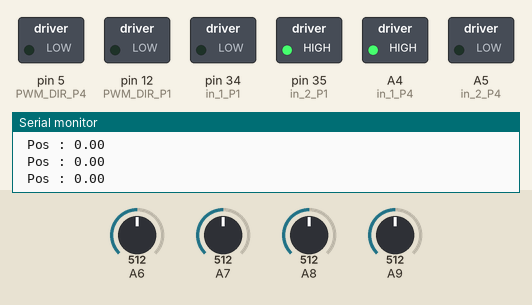
Bench run of a sketch on a simulated Arduino Mega 2560, built with avr-gcc and run on an emulated ATmega2560. On the bench: switched loads named in the sketch (green lamp = pin HIGH), the last lines printed to the serial monitor. The test bench sets the inputs (shaded band); at power-on: A8 = 512, A6 = 512, A9 = 512, A7 = 512.

Above: at 1.2 s.
1.3 s: A8 set to 580
At 3.6 s:
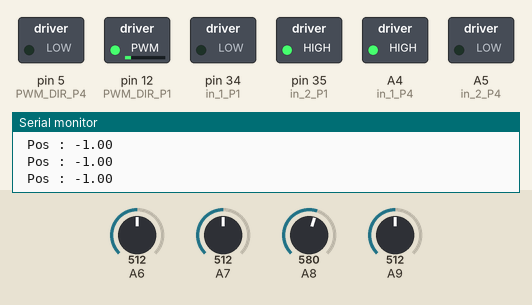
4.2 s: A6 set to 580
At 6.6 s:
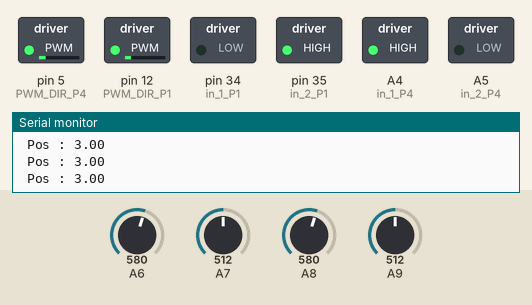
7.2 s: A9 set to 306
At 9.8 s:
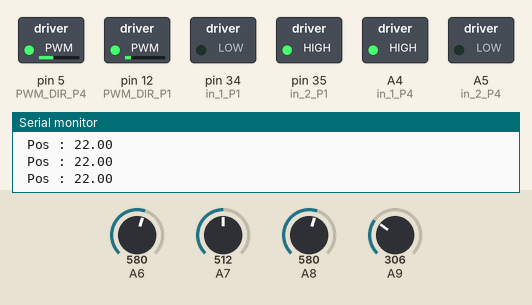
10.1 s: A9 set to 70
At 12.3 s:
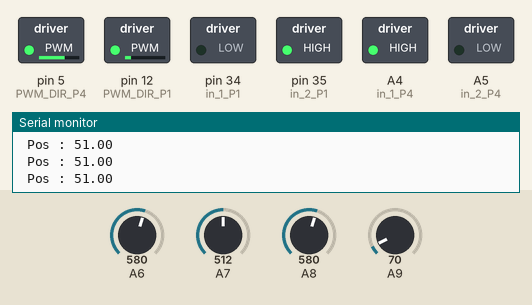
12.9 s: A8 set to 306
At 14.7 s:
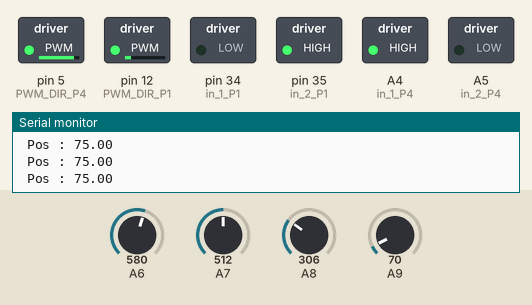
15.7 s: A7 set to 580
At 18.4 s:
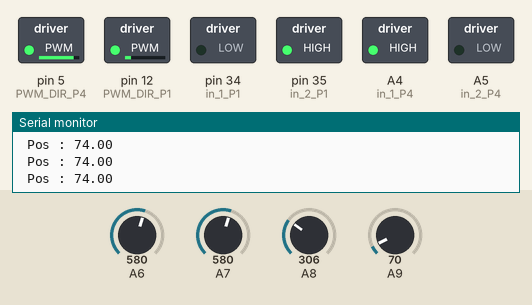
Timing chart, 0 to 19.7 s (numbered marks = the images above; inputs shaded):
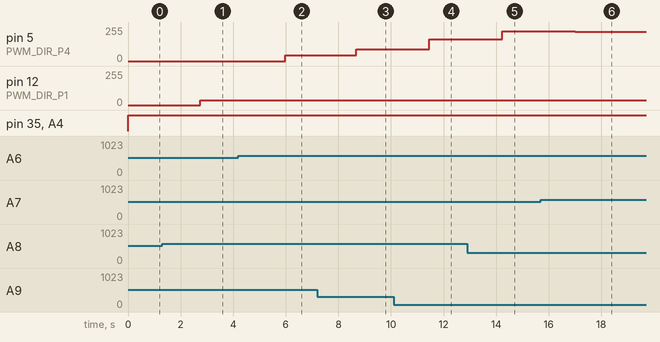

The sketch:

ILineTracing.ino
```cpp
//INCLUDE HEADER FILE FIRST
#include<MsTimer2.h>
//#include<math.h>
//#include "PinChangeInterrupt.h"

//encoder phase
#define EA_CHA_P1 31
#define EA_CHB_P1 18

#define EA_CHB_P4 2
#define EA_CHA_P4 A1

//Encoder
float en_P1_Pos = 0;  //Motor1 Port1
float en_P4_Pos = 0;  //Motor1 Port1

float current = 0;
float previous = 0;
long dt;
int rpm;

//PORT1
int PWM_DIR_P1 = 12;
int in_1_P1 = 34;
int in_2_P1 = 35;

//PORT4
int PWM_DIR_P4 = 5;
int in_1_P4 = A4;
int in_2_P4 = A5;


//ADC
long IR[4] = {0,};

int Max_IR = 0; // 최대값 for 노멀라이징
int Min_IR = 100; // 최소값 for 노멀라이징

long Nomal[4] = {0,};

int weight1 = 50; //가운데 weight
int weight2 = 150; //사이드 weight
float Pos = 0;

float rotate = 0;
float speedA = 0;
int target_speed = 20; // 1m/s
float errorA = 0;
float errorB = 0;
float pwmA = 0;
float pwmB =0;

int target_Pos =0;

float P_Gain_A = 2.5; //0.7
float P_Gain_B = 2.5; //0.7


void Position(void);
void Control(void);

void Sensing(void)
{
   int i =0;
   IR[0] = analogRead(A6);
   IR[1] = analogRead(A7);
   IR[2] = analogRead(A8);
   IR[3] = analogRead(A9);

   Max_IR = 570;
   Min_IR = 80;

   for(i=0; i<4;i++)
   {
      Nomal[i] = (IR[i] -  Min_IR) * 100 / (Max_IR - Min_IR);
   }
   /*
   Serial.print("nomal[0] : "); Serial.print(IR[0]);
   Serial.print("   ");
   Serial.print("nomal[1] : ");
   Serial.print(IR[1]);Serial.print("   ");
   Serial.print("nomal[2] : ");
   Serial.print(IR[2]);Serial.print("   ");
   Serial.print("nomal[3] : ");
   Serial.print(IR[3]);Serial.println("   ");
   */
   /*
   Serial.print("nomal[0] : "); Serial.println(Nomal[0]); Serial.print("   ");
   Serial.print("nomal[1] : ");
   Serial.print(Nomal[1]);Serial.print("   ");
   Serial.print("nomal[2] : ");
   Serial.print(Nomal[2]);Serial.print("   ");
   Serial.print("nomal[3] : ");
   Serial.print(Nomal[3]);Serial.print("   ");
   */
   /*
   Serial.print("nomal[0] : "); Serial.println(IR[0] -  Min_IR); Serial.print("   ");
   Serial.print("nomal[1] : ");
   Serial.print(IR[1] -  Min_IR);Serial.print("   ");
   Serial.print("nomal[2] : ");
   Serial.print(IR[2] -  Min_IR);Serial.print("   ");
   Serial.print("nomal[3] : ");
   Serial.print(IR[3] -  Min_IR);Serial.print("   ");
   */
   /*
   Serial.print("IR_Max : "); Serial.println(Max_IR);
   Serial.print("IR_Min : "); Serial.println(Min_IR);
   */
   /*
   Serial.print("nomal[0]"); Serial.print("   ");
   Serial.print(Nomal[0]);Serial.print("   ");
   Serial.print("nomal0"); Serial.print("   ");
   Serial.print(IR[0] -  Min_IR);Serial.print("   ");
   Serial.print("IR[0]"); Serial.print("   ");
   Serial.print(Max_IR - Min_IR);Serial.println("   ");
   */
}
void Control()
{

   if(Pos > 0)
   {
     errorB = Pos - target_Pos;
     pwmB = errorB * P_Gain_B + 35;
   }
   else if(Pos < 0)
   {
     errorA = -Pos + target_Pos;
     pwmA = errorA * P_Gain_A + 35;
   }
    Serial.print(" Pos : "); Serial.print(Pos); Serial.println("   ");

}
void TimerISR()
{
 // errorA = target_speed - en_P1_Pos;
 // errorB = target_speed - en_P4_Pos;
 // pwmA = errorA * P_Gain +  pwmA;
 // pwmB = errorB * P_Gain +  pwmB;
  //Serial.println(en_P1_Pos);

  Sensing();

  Position();

  Control();

  en_P1_Pos = 0; //무시해도 됨
  en_P4_Pos=0;   //무시해도 됨
}


void setup() {

  pinMode(EA_CHA_P1,INPUT);
  pinMode(EA_CHB_P1,INPUT);

  pinMode(EA_CHA_P4,INPUT);
  pinMode(EA_CHB_P4,INPUT);


  pinMode(PWM_DIR_P1, OUTPUT);
  pinMode(in_1_P1, OUTPUT);
  pinMode(in_2_P1, OUTPUT);

  pinMode(PWM_DIR_P4, OUTPUT);
  pinMode(in_1_P4, OUTPUT);
  pinMode(in_2_P4, OUTPUT);

 // attachInterrupt(digitalPinToInterrupt(EA_CHB_P1),en_P1_chA_ISR,CHANGE);
 // attachInterrupt(digitalPinToInterrupt(EA_CHB_P4),en_P4_chA_ISR,CHANGE);
  MsTimer2::set(10, TimerISR);
  MsTimer2::start();
  Serial.begin(9600);
}

void loop() {

  digitalWrite(in_1_P1,LOW);
  digitalWrite(in_2_P1,HIGH);
  analogWrite(PWM_DIR_P1, pwmA);

  digitalWrite(in_1_P4,HIGH);
  digitalWrite(in_2_P4,LOW);
  analogWrite(PWM_DIR_P4, pwmB);

}
void en_P1_chA_ISR()
{
  if(digitalRead(EA_CHA_P1) == HIGH)
  {
    if(digitalRead(EA_CHB_P1) == LOW)
    {
      en_P1_Pos = en_P1_Pos - 1;
    }
    else
      en_P1_Pos = en_P1_Pos + 1;
  }
  else
  {
     if(digitalRead(EA_CHB_P1) == HIGH)
    {
      en_P1_Pos = en_P1_Pos - 1;
    }
    else
      en_P1_Pos = en_P1_Pos + 1;
  }
}
void en_P4_chA_ISR()
{
  if(digitalRead(EA_CHA_P4) == HIGH)
  {
    if(digitalRead(EA_CHB_P4) == LOW)
    {
      en_P4_Pos = en_P4_Pos - 1;
    }
    else
      en_P4_Pos = en_P4_Pos + 1;
  }
  else
  {
     if(digitalRead(EA_CHB_P4) == HIGH)
    {
      en_P4_Pos = en_P4_Pos - 1;
    }
    else
      en_P4_Pos = en_P4_Pos + 1;
  }
}

void Position()
{
  Pos =  ((Nomal[0] - Nomal[3]) * weight2 + (Nomal[1] - Nomal[2]) * weight1 )  / ( Nomal[0] + Nomal[1] + Nomal[2]+ Nomal[3] );
  //Serial.print("Pos : "); Serial.println(Pos);


}
```

Measured:
- after the input at 1.3 s, pin 12 (PWM_DIR_P1): 0/255 → 37/255 after 1.4 s
- after the input at 4.2 s, pin 5 (PWM_DIR_P4): 0/255 → 42/255 after 1.8 s
- after the input at 7.2 s, pin 5 (PWM_DIR_P4): 42/255 → 90/255 after 1.5 s
- after the input at 10.1 s, pin 5 (PWM_DIR_P4): 90/255 → 162/255 after 1.4 s
- after the input at 12.9 s, pin 5 (PWM_DIR_P4): 162/255 → 222/255 after 1.3 s
- after the input at 15.7 s, pin 5 (PWM_DIR_P4): 222/255 → 220/255 after 1.3 s
